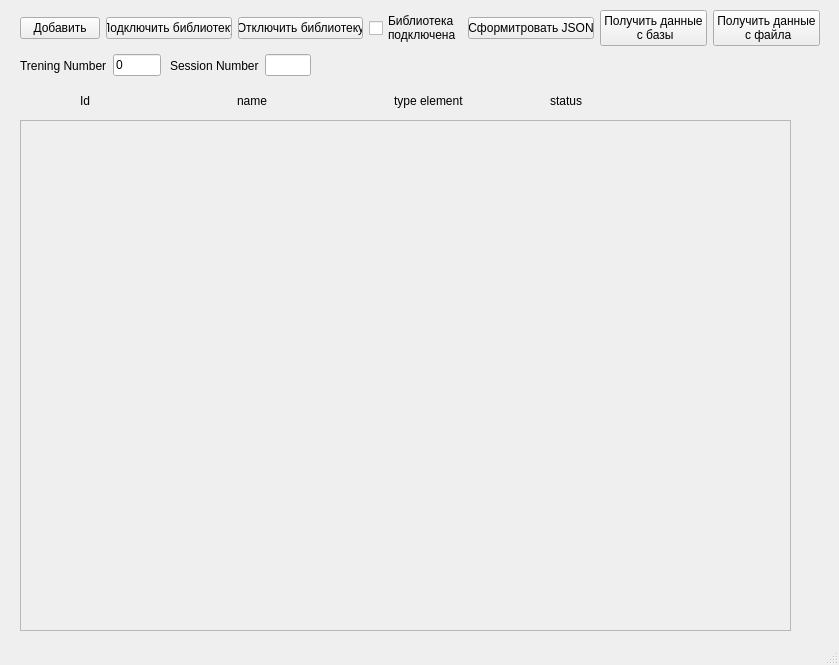
<?xml version="1.0" encoding="UTF-8"?>
<ui version="4.0">
 <class>MainWindow</class>
 <widget class="QMainWindow" name="MainWindow">
  <property name="geometry">
   <rect>
    <x>0</x>
    <y>0</y>
    <width>839</width>
    <height>665</height>
   </rect>
  </property>
  <property name="windowTitle">
   <string>MainWindow</string>
  </property>
  <widget class="QWidget" name="centralwidget">
   <widget class="QWidget" name="verticalLayoutWidget_2">
    <property name="geometry">
     <rect>
      <x>20</x>
      <y>10</y>
      <width>800</width>
      <height>36</height>
     </rect>
    </property>
    <layout class="QHBoxLayout" name="horizontalLayout">
     <item>
      <widget class="QPushButton" name="addButton">
       <property name="text">
        <string>Добавить</string>
       </property>
      </widget>
     </item>
     <item>
      <widget class="QPushButton" name="addLib">
       <property name="text">
        <string>Подключить библиотеку</string>
       </property>
      </widget>
     </item>
     <item>
      <widget class="QPushButton" name="closeLib">
       <property name="text">
        <string>Отключить библиотеку</string>
       </property>
      </widget>
     </item>
     <item>
      <widget class="QCheckBox" name="checkLib">
       <property name="text">
        <string>Библиотека
подключена</string>
       </property>
      </widget>
     </item>
     <item>
      <widget class="QPushButton" name="JSONButton">
       <property name="text">
        <string>Сформитровать JSON</string>
       </property>
      </widget>
     </item>
     <item>
      <widget class="QPushButton" name="receiveDataBDButton">
       <property name="text">
        <string>Получить данные
 с базы</string>
       </property>
      </widget>
     </item>
     <item>
      <widget class="QPushButton" name="receiveDataFileButton">
       <property name="text">
        <string>Получить данные
 с файла</string>
       </property>
      </widget>
     </item>
    </layout>
   </widget>
   <widget class="QWidget" name="layoutWidget">
    <property name="geometry">
     <rect>
      <x>20</x>
      <y>50</y>
      <width>141</width>
      <height>31</height>
     </rect>
    </property>
    <layout class="QHBoxLayout" name="horizontalLayout_3">
     <item>
      <widget class="QLabel" name="label_7">
       <property name="text">
        <string>Trening Number</string>
       </property>
      </widget>
     </item>
     <item>
      <widget class="QLineEdit" name="numberTrening">
       <property name="text">
        <string>0</string>
       </property>
      </widget>
     </item>
    </layout>
   </widget>
   <widget class="QWidget" name="horizontalLayoutWidget">
    <property name="geometry">
     <rect>
      <x>80</x>
      <y>90</y>
      <width>621</width>
      <height>21</height>
     </rect>
    </property>
    <layout class="QHBoxLayout" name="horizontalLayout_2">
     <item>
      <widget class="QLabel" name="label_3">
       <property name="text">
        <string>Id</string>
       </property>
      </widget>
     </item>
     <item>
      <widget class="QLabel" name="label_2">
       <property name="text">
        <string>name</string>
       </property>
      </widget>
     </item>
     <item>
      <widget class="QLabel" name="label_6">
       <property name="text">
        <string>type element</string>
       </property>
      </widget>
     </item>
     <item>
      <widget class="QLabel" name="label">
       <property name="text">
        <string>status</string>
       </property>
      </widget>
     </item>
    </layout>
   </widget>
   <widget class="QScrollArea" name="Scroll">
    <property name="geometry">
     <rect>
      <x>20</x>
      <y>120</y>
      <width>771</width>
      <height>511</height>
     </rect>
    </property>
    <property name="layoutDirection">
     <enum>Qt::LeftToRight</enum>
    </property>
    <property name="sizeAdjustPolicy">
     <enum>QAbstractScrollArea::AdjustToContentsOnFirstShow</enum>
    </property>
    <property name="widgetResizable">
     <bool>true</bool>
    </property>
    <widget class="QWidget" name="scrollAreaWidgetContents">
     <property name="geometry">
      <rect>
       <x>0</x>
       <y>0</y>
       <width>769</width>
       <height>509</height>
      </rect>
     </property>
    </widget>
   </widget>
   <widget class="QWidget" name="layoutWidget_2">
    <property name="geometry">
     <rect>
      <x>170</x>
      <y>50</y>
      <width>141</width>
      <height>31</height>
     </rect>
    </property>
    <layout class="QHBoxLayout" name="horizontalLayout_4">
     <item>
      <widget class="QLabel" name="label_8">
       <property name="text">
        <string>Session Number</string>
       </property>
      </widget>
     </item>
     <item>
      <widget class="QLineEdit" name="numberTrening_2"/>
     </item>
    </layout>
   </widget>
  </widget>
  <widget class="QMenuBar" name="menubar">
   <property name="geometry">
    <rect>
     <x>0</x>
     <y>0</y>
     <width>839</width>
     <height>21</height>
    </rect>
   </property>
  </widget>
  <widget class="QStatusBar" name="statusbar"/>
 </widget>
 <resources/>
 <connections/>
</ui>
